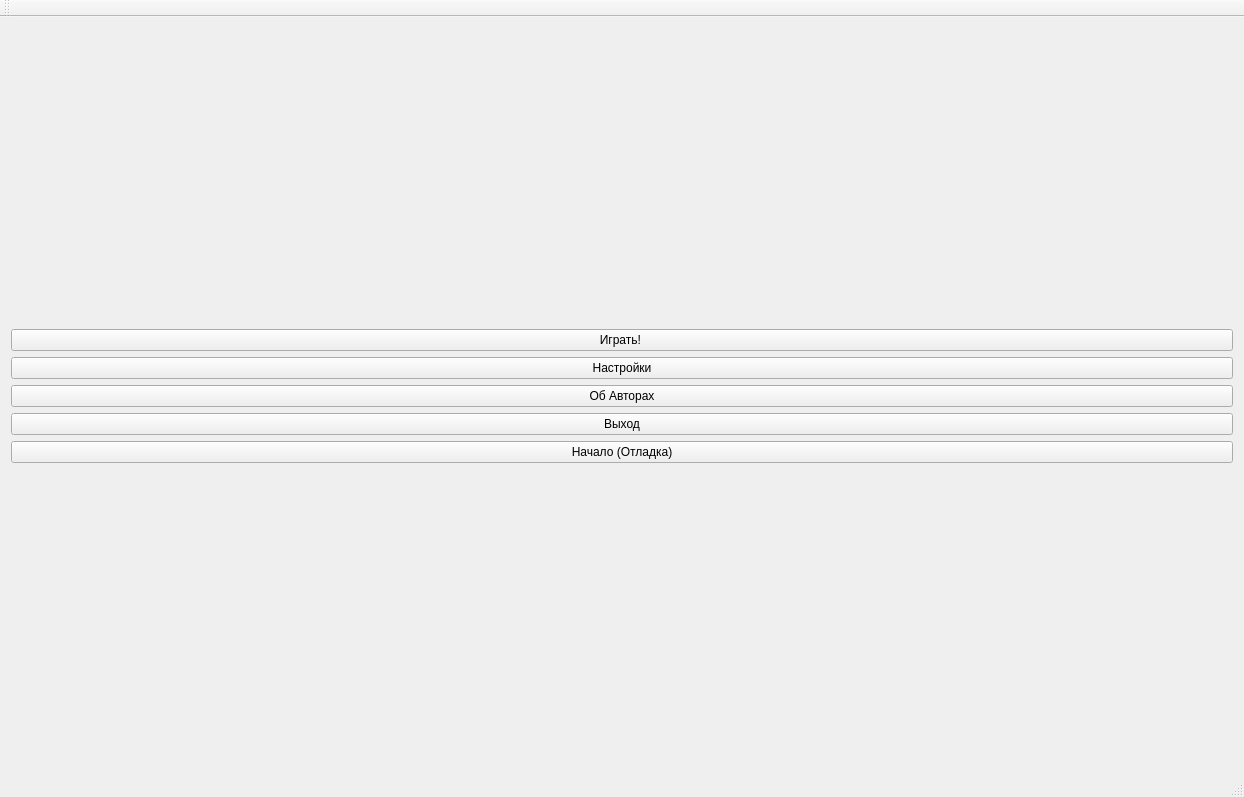
<?xml version="1.0" encoding="UTF-8"?>
<ui version="4.0">
 <class>Before_The_Game</class>
 <widget class="QMainWindow" name="Before_The_Game">
  <property name="geometry">
   <rect>
    <x>0</x>
    <y>0</y>
    <width>1244</width>
    <height>797</height>
   </rect>
  </property>
  <property name="windowTitle">
   <string>Манчкин 0.0.1</string>
  </property>
  <widget class="QWidget" name="centralWidget">
   <layout class="QGridLayout" name="gridLayout_3">
    <item row="0" column="0">
     <layout class="QVBoxLayout" name="verticalLayout">
      <item>
       <widget class="QPushButton" name="btn_Play">
        <property name="contextMenuPolicy">
         <enum>Qt::DefaultContextMenu</enum>
        </property>
        <property name="text">
         <string>Играть! </string>
        </property>
       </widget>
      </item>
      <item>
       <widget class="QPushButton" name="Settings">
        <property name="text">
         <string>Настройки</string>
        </property>
       </widget>
      </item>
      <item>
       <widget class="QPushButton" name="About_Authors">
        <property name="text">
         <string>Об Авторах</string>
        </property>
       </widget>
      </item>
      <item>
       <widget class="QPushButton" name="pushButton">
        <property name="text">
         <string>Выход</string>
        </property>
       </widget>
      </item>
      <item>
       <widget class="QPushButton" name="btnHide">
        <property name="text">
         <string>Начало (Отладка)</string>
        </property>
       </widget>
      </item>
     </layout>
    </item>
   </layout>
  </widget>
  <widget class="QMenuBar" name="menuBar">
   <property name="geometry">
    <rect>
     <x>0</x>
     <y>0</y>
     <width>1244</width>
     <height>22</height>
    </rect>
   </property>
  </widget>
  <widget class="QToolBar" name="mainToolBar">
   <attribute name="toolBarArea">
    <enum>TopToolBarArea</enum>
   </attribute>
   <attribute name="toolBarBreak">
    <bool>false</bool>
   </attribute>
  </widget>
  <widget class="QStatusBar" name="statusBar"/>
 </widget>
 <layoutdefault spacing="6" margin="11"/>
 <resources/>
 <connections/>
</ui>
